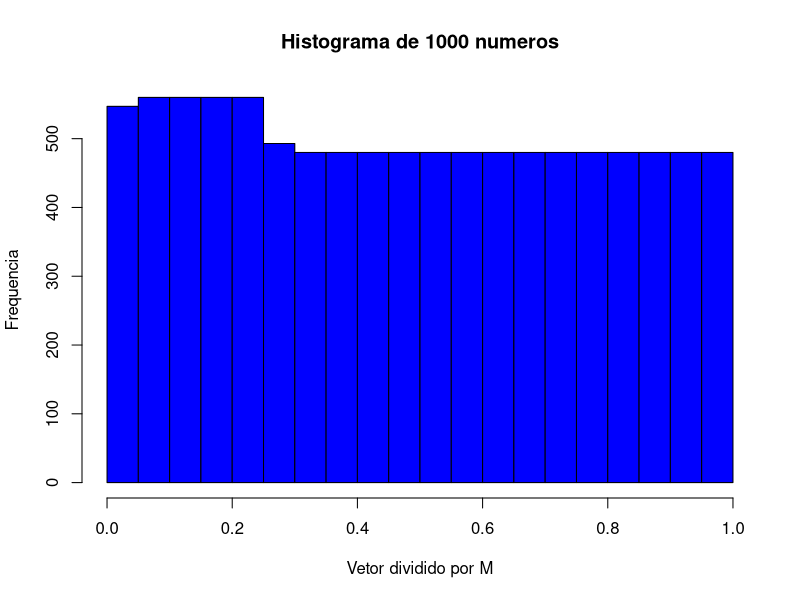
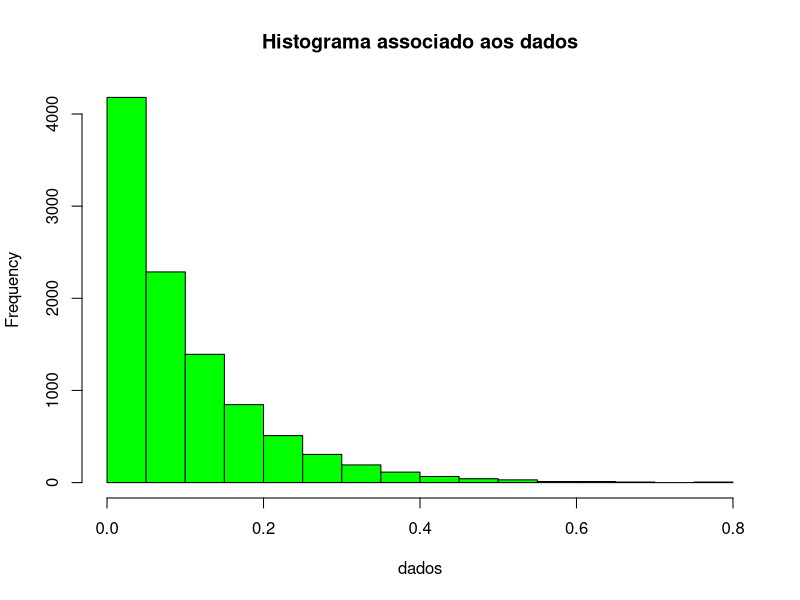
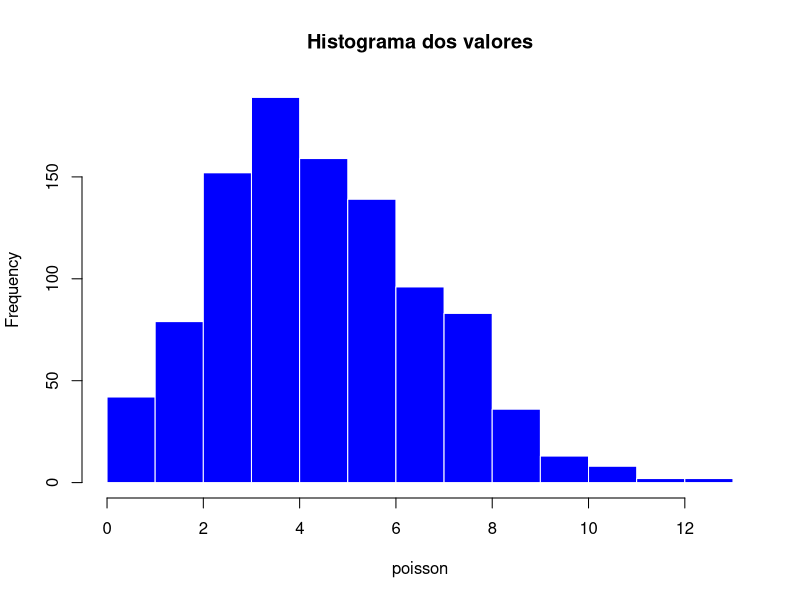
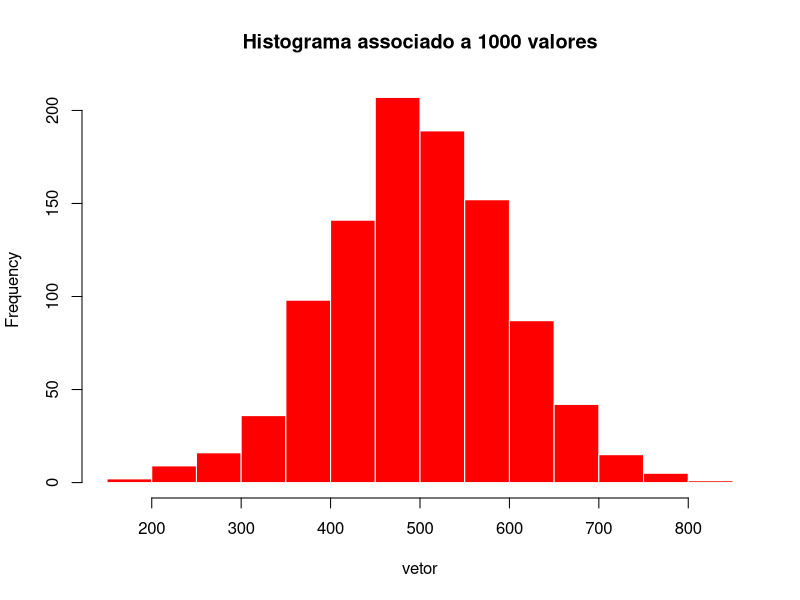

Source code (R) for these figures, in order:
## ---- chunk 1
knitr::opts_chunk$set(echo = TRUE)
## ---- chunk 2
m <- 8000         
a <- 1           
c <- 5         
s <- 67       
vetor <- numeric()  
vetor[1] <- s        
for (i in 2:10000)
{
  vetor[i] <- (a * vetor[i-1] + c) %% m
}
u = vetor / m
hist(u,main = "Histograma de 1000 numeros", col = "blue",xlab = "Vetor dividido por M",ylab = "Frequencia")

## ---- chunk 3
dados = -(log(1-u))/10
hist(dados,main = "Histograma associado aos dados",col = "green",border = "black")
## ---- chunk 4

poisson <- rpois(1000,5)
hist(poisson,main = "Histograma dos valores", col = "blue",border = "white")

## ---- chunk 5

vetor = rnorm(1000,100*5,100*1)


hist(vetor,main = "Histograma associado a 1000 valores", col = "red",border = "white")



